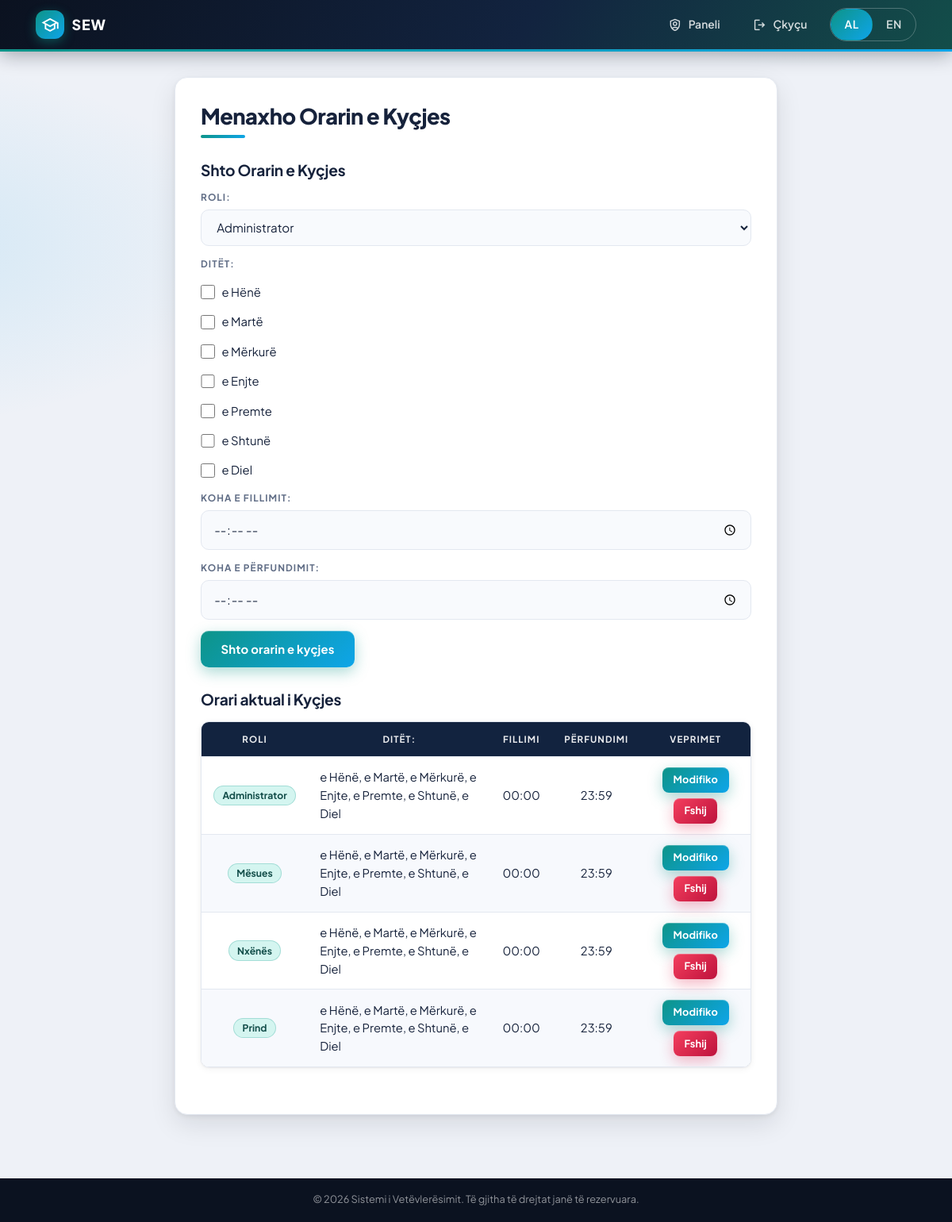
/manage_time_limits.php (signed in), run on the app's committed database.
### tables this page shows
CREATE TABLE `user_time_limits` (
  `limit_id` int(11) NOT NULL AUTO_INCREMENT,
  `role` enum('admin','teacher','student','parent') NOT NULL,
  `days` varchar(255) NOT NULL,
  `start_time` time NOT NULL,
  `end_time` time NOT NULL,
  PRIMARY KEY (`limit_id`)
);

### includes/auth.php (called while the page is built, shortened)
<?php
require_once __DIR__ . '/lang.php';
function e($value): string
{
    return htmlspecialchars((string) $value, ENT_QUOTES, 'UTF-8');
}

### manage_time_limits.php (the view, shortened to what this page needs)
<?php
require_once __DIR__ . '/includes/layout.php';
$days_of_week = [];
foreach (['Monday', 'Tuesday', 'Wednesday', 'Thursday', 'Friday', 'Saturday', 'Sunday'] as $d) {
    $days_of_week[$d] = t("day.$d");
}
$roles_shqip = [
    'admin' => t('role.admin'),
    'teacher' => t('role.teacher'),
    'student' => t('role.student'),
    'parent' => t('role.parent'),
];
$edit_data = null;
$time_limits = $conn->query('SELECT * FROM user_time_limits ORDER BY limit_id')->fetch_all(MYSQLI_ASSOC);
function day_checkboxes(array $days_of_week, array $selected = []): void
{
    foreach ($days_of_week as $en => $sq) {
        $checked = in_array($en, $selected, true) ? 'checked' : '';
        echo "<div class='checkboxes'><input type='checkbox' name='days[]' id='day_$en' value='$en' $checked><p>" . e($sq) . '</p></div>';
    }
}
?>
<div class="card" style="max-width: 760px; margin-left: auto; margin-right: auto;">
    <h1><?= e(t('limits.title')) ?></h1>
    <?php if ($edit_data): ?>
        <h2><?= e(t('limits.edit')) ?></h2>
        <form method="POST" action="manage_time_limits.php">
            <?= csrf_field() ?>
            <input type="hidden" name="limit_id" value="<?= (int) $edit_data['limit_id'] ?>">
            <div class="form-row">
                <label for="role"><?= e(t('limits.role')) ?></label>
                <select name="role" required>
                    <?php foreach ($roles_shqip as $role_key => $role_name): ?>
                        <option value="<?= $role_key ?>" <?= $edit_data['role'] === $role_key ? 'selected' : '' ?>><?= $role_name ?></option>
                    <?php endforeach; ?>
                </select>
            </div>
            <label><?= e(t('limits.days')) ?></label>
            <?php day_checkboxes($days_of_week, explode(',', $edit_data['days'])); ?>
            <div class="form-row">
                <label for="start_time"><?= e(t('limits.start')) ?></label>
                <input type="time" name="start_time" value="<?= e(substr($edit_data['start_time'], 0, 5)) ?>" required>
            </div>
            <div class="form-row">
                <label for="end_time"><?= e(t('limits.end')) ?></label>
                <input type="time" name="end_time" value="<?= e(substr($edit_data['end_time'], 0, 5)) ?>" required>
            </div>
            <button class="admin-button" type="submit" name="update_time_limit"><?= e(t('limits.save_btn')) ?></button>
        </form>
    <?php else: ?>
        <h2><?= e(t('limits.add')) ?></h2>
        <form method="POST" action="manage_time_limits.php">
            <div class="form-row">
                <label for="role"><?= e(t('limits.role')) ?></label>
                <select class="select-role" name="role" required>
                    <?php foreach ($roles_shqip as $role_key => $role_name): ?>
                        <option value="<?= $role_key ?>"><?= $role_name ?></option>
                    <?php endforeach; ?>
                </select>
            </div>
            <label><?= e(t('limits.days')) ?></label>
            <?php day_checkboxes($days_of_week); ?>
            <div class="form-row">
                <label for="start_time"><?= e(t('limits.start')) ?></label>
                <input type="time" name="start_time" required>
            </div>
            <div class="form-row">
                <label for="end_time"><?= e(t('limits.end')) ?></label>
                <input type="time" name="end_time" required>
            </div>
            <button class="admin-button" type="submit" name="add_time_limit"><?= e(t('limits.add_btn')) ?></button>
        </form>
    <?php endif; ?>
    <h2><?= e(t('limits.current')) ?></h2>
    <div class="table-responsive">
        <table class="admin-table">
            <thead>
                <tr>
                    <th><?= e(t('users.role')) ?></th>
                    <th><?= e(t('limits.days')) ?></th>
                    <th><?= e(t('limits.start_col')) ?></th>
                    <th><?= e(t('limits.end_col')) ?></th>
                    <th><?= e(t('users.actions')) ?></th>
                </tr>
            </thead>
            <tbody>
                <?php foreach ($time_limits as $limit): ?>
                    <tr>
                        <td><span class="role-badge"><?= e($roles_shqip[$limit['role']] ?? $limit['role']) ?></span></td>
                        <td style="text-align: left;">
                            <?php
                            $translated = array_map(
                                fn($d) => $days_of_week[trim($d)] ?? trim($d),
                                explode(',', $limit['days'])
                            );
                            echo e(implode(', ', $translated));
                            ?>
                        </td>
                        <td><?= e(substr($limit['start_time'], 0, 5)) ?></td>
                        <td><?= e(substr($limit['end_time'], 0, 5)) ?></td>
                        <td>
                            <div class="actions-cell">
                                <a class="btn btn-small" style="text-decoration: none;" href="?edit=<?= (int) $limit['limit_id'] ?>"><?= e(t('users.edit')) ?></a>
                                <form method="POST" onsubmit="return confirm(<?= e(json_encode(t('limits.confirm_delete'), JSON_UNESCAPED_UNICODE)) ?>);">
                                    <button class="btn btn-small btn-danger" type="submit" name="delete_time_limit"><?= e(t('users.delete')) ?></button>
                                </form>
                            </div>
                        </td>
                    </tr>
                <?php endforeach; ?>
            </tbody>
        </table>
    </div>
</div>

### data on the page
user_time_limits: role "Administrator", days "e Hënë, e Martë, e Mërkurë, e Enjte, e Premte, e Shtunë, e Diel", start_time "00:00", end_time "23:59"
user_time_limits: role "Mësues", days "e Hënë, e Martë, e Mërkurë, e Enjte, e Premte, e Shtunë, e Diel", start_time "00:00", end_time "23:59"
user_time_limits: role "Nxënës", days "e Hënë, e Martë, e Mërkurë, e Enjte, e Premte, e Shtunë, e Diel", start_time "00:00", end_time "23:59"
user_time_limits: role "Prind", days "e Hënë, e Martë, e Mërkurë, e Enjte, e Premte, e Shtunë, e Diel", start_time "00:00", end_time "23:59"

### other printed values
$item['label'] "Paneli"
$item['label'] "Çkyçu"
$label "AL"
$label "EN"
t('limits.title') "Menaxho Orarin e Kyçjes"
t('limits.add') "Shto Orarin e Kyçjes"
t('limits.role') "ROLI:"
t('limits.days') "DITËT:"
$sq "e Hënë"
$sq "e Martë"
$sq "e Mërkurë"
$sq "e Enjte"
$sq "e Premte"
$sq "e Shtunë"
$sq "e Diel"
